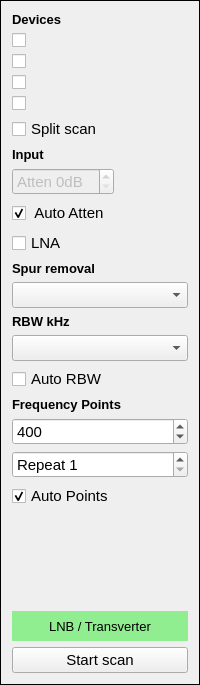
     <widget class="QFrame" name="right_frame">
      <property name="sizePolicy">
       <sizepolicy hsizetype="Fixed" vsizetype="Expanding">
        <horstretch>0</horstretch>
        <verstretch>0</verstretch>
       </sizepolicy>
      </property>
      <property name="minimumSize">
       <size>
        <width>140</width>
        <height>0</height>
       </size>
      </property>
      <property name="font">
       <font>
        <pointsize>11</pointsize>
       </font>
      </property>
      <property name="frameShape">
       <enum>QFrame::Shape::Box</enum>
      </property>
      <property name="frameShadow">
       <enum>QFrame::Shadow::Plain</enum>
      </property>
      <layout class="QVBoxLayout" name="verticalLayout">
       <item>
        <widget class="QLabel" name="label_11">
         <property name="sizePolicy">
          <sizepolicy hsizetype="Minimum" vsizetype="Preferred">
           <horstretch>0</horstretch>
           <verstretch>0</verstretch>
          </sizepolicy>
         </property>
         <property name="font">
          <font>
           <pointsize>10</pointsize>
           <bold>true</bold>
          </font>
         </property>
         <property name="text">
          <string>Devices</string>
         </property>
        </widget>
       </item>
       <item>
        <widget class="QCheckBox" name="dev0">
         <property name="sizePolicy">
          <sizepolicy hsizetype="Minimum" vsizetype="Preferred">
           <horstretch>0</horstretch>
           <verstretch>0</verstretch>
          </sizepolicy>
         </property>
         <property name="font">
          <font>
           <pointsize>11</pointsize>
          </font>
         </property>
         <property name="toolTip">
          <string>Use device</string>
         </property>
         <property name="text">
          <string/>
         </property>
         <property name="checked">
          <bool>false</bool>
         </property>
        </widget>
       </item>
       <item>
        <widget class="QCheckBox" name="dev1">
         <property name="sizePolicy">
          <sizepolicy hsizetype="Minimum" vsizetype="Preferred">
           <horstretch>0</horstretch>
           <verstretch>0</verstretch>
          </sizepolicy>
         </property>
         <property name="font">
          <font>
           <pointsize>11</pointsize>
          </font>
         </property>
         <property name="toolTip">
          <string>Use device</string>
         </property>
         <property name="text">
          <string/>
         </property>
         <property name="checked">
          <bool>false</bool>
         </property>
        </widget>
       </item>
       <item>
        <widget class="QCheckBox" name="dev2">
         <property name="sizePolicy">
          <sizepolicy hsizetype="Minimum" vsizetype="Preferred">
           <horstretch>0</horstretch>
           <verstretch>0</verstretch>
          </sizepolicy>
         </property>
         <property name="font">
          <font>
           <pointsize>11</pointsize>
          </font>
         </property>
         <property name="toolTip">
          <string>Use device</string>
         </property>
         <property name="text">
          <string/>
         </property>
         <property name="checked">
          <bool>false</bool>
         </property>
        </widget>
       </item>
       <item>
        <widget class="QCheckBox" name="dev3">
         <property name="sizePolicy">
          <sizepolicy hsizetype="Minimum" vsizetype="Preferred">
           <horstretch>0</horstretch>
           <verstretch>0</verstretch>
          </sizepolicy>
         </property>
         <property name="font">
          <font>
           <pointsize>11</pointsize>
          </font>
         </property>
         <property name="toolTip">
          <string>Use device</string>
         </property>
         <property name="text">
          <string/>
         </property>
         <property name="checked">
          <bool>false</bool>
         </property>
        </widget>
       </item>
       <item>
        <widget class="QCheckBox" name="split_scan">
         <property name="sizePolicy">
          <sizepolicy hsizetype="Minimum" vsizetype="Preferred">
           <horstretch>0</horstretch>
           <verstretch>0</verstretch>
          </sizepolicy>
         </property>
         <property name="font">
          <font>
           <pointsize>11</pointsize>
          </font>
         </property>
         <property name="toolTip">
          <string>Split scan across enabled devices</string>
         </property>
         <property name="text">
          <string>Split scan</string>
         </property>
        </widget>
       </item>
       <item>
        <widget class="QLabel" name="label_3">
         <property name="sizePolicy">
          <sizepolicy hsizetype="Minimum" vsizetype="Preferred">
           <horstretch>0</horstretch>
           <verstretch>0</verstretch>
          </sizepolicy>
         </property>
         <property name="font">
          <font>
           <pointsize>10</pointsize>
           <bold>true</bold>
          </font>
         </property>
         <property name="text">
          <string>Input</string>
         </property>
        </widget>
       </item>
       <item>
        <widget class="QSpinBox" name="atten_box">
         <property name="enabled">
          <bool>false</bool>
         </property>
         <property name="sizePolicy">
          <sizepolicy hsizetype="Fixed" vsizetype="Preferred">
           <horstretch>0</horstretch>
           <verstretch>0</verstretch>
          </sizepolicy>
         </property>
         <property name="minimumSize">
          <size>
           <width>0</width>
           <height>0</height>
          </size>
         </property>
         <property name="maximumSize">
          <size>
           <width>16777215</width>
           <height>16777215</height>
          </size>
         </property>
         <property name="font">
          <font>
           <pointsize>11</pointsize>
          </font>
         </property>
         <property name="toolTip">
          <string>Set attenuator</string>
         </property>
         <property name="readOnly">
          <bool>false</bool>
         </property>
         <property name="suffix">
          <string>dB</string>
         </property>
         <property name="prefix">
          <string>Atten </string>
         </property>
         <property name="minimum">
          <number>0</number>
         </property>
         <property name="maximum">
          <number>31</number>
         </property>
         <property name="value">
          <number>0</number>
         </property>
        </widget>
       </item>
       <item>
        <widget class="QCheckBox" name="atten_auto">
         <property name="sizePolicy">
          <sizepolicy hsizetype="Minimum" vsizetype="Preferred">
           <horstretch>0</horstretch>
           <verstretch>0</verstretch>
          </sizepolicy>
         </property>
         <property name="font">
          <font>
           <pointsize>11</pointsize>
          </font>
         </property>
         <property name="toolTip">
          <string>Enable auto attenuator</string>
         </property>
         <property name="text">
          <string> Auto Atten</string>
         </property>
         <property name="checked">
          <bool>true</bool>
         </property>
        </widget>
       </item>
       <item>
        <widget class="QCheckBox" name="lna_box">
         <property name="sizePolicy">
          <sizepolicy hsizetype="Minimum" vsizetype="Fixed">
           <horstretch>0</horstretch>
           <verstretch>0</verstretch>
          </sizepolicy>
         </property>
         <property name="font">
          <font>
           <pointsize>11</pointsize>
          </font>
         </property>
         <property name="toolTip">
          <string>Enable Low Noise Amplifier</string>
         </property>
         <property name="layoutDirection">
          <enum>Qt::LayoutDirection::LeftToRight</enum>
         </property>
         <property name="text">
          <string>LNA</string>
         </property>
        </widget>
       </item>
       <item>
        <widget class="QLabel" name="spur_label">
         <property name="sizePolicy">
          <sizepolicy hsizetype="Fixed" vsizetype="Preferred">
           <horstretch>0</horstretch>
           <verstretch>0</verstretch>
          </sizepolicy>
         </property>
         <property name="font">
          <font>
           <pointsize>10</pointsize>
           <bold>true</bold>
          </font>
         </property>
         <property name="text">
          <string>Spur removal</string>
         </property>
        </widget>
       </item>
       <item>
        <widget class="QComboBox" name="spur_box">
         <property name="sizePolicy">
          <sizepolicy hsizetype="Minimum" vsizetype="Preferred">
           <horstretch>0</horstretch>
           <verstretch>0</verstretch>
          </sizepolicy>
         </property>
         <property name="minimumSize">
          <size>
           <width>0</width>
           <height>0</height>
          </size>
         </property>
         <property name="maximumSize">
          <size>
           <width>16777215</width>
           <height>16777215</height>
          </size>
         </property>
         <property name="font">
          <font>
           <pointsize>11</pointsize>
          </font>
         </property>
         <property name="currentIndex">
          <number>-1</number>
         </property>
        </widget>
       </item>
       <item>
        <widget class="QLabel" name="label_5">
         <property name="sizePolicy">
          <sizepolicy hsizetype="Minimum" vsizetype="Preferred">
           <horstretch>0</horstretch>
           <verstretch>0</verstretch>
          </sizepolicy>
         </property>
         <property name="font">
          <font>
           <pointsize>10</pointsize>
           <bold>true</bold>
          </font>
         </property>
         <property name="text">
          <string>RBW kHz</string>
         </property>
        </widget>
       </item>
       <item>
        <widget class="QComboBox" name="rbw_box">
         <property name="enabled">
          <bool>true</bool>
         </property>
         <property name="sizePolicy">
          <sizepolicy hsizetype="Minimum" vsizetype="Preferred">
           <horstretch>0</horstretch>
           <verstretch>0</verstretch>
          </sizepolicy>
         </property>
         <property name="minimumSize">
          <size>
           <width>0</width>
           <height>0</height>
          </size>
         </property>
         <property name="maximumSize">
          <size>
           <width>16777215</width>
           <height>16777215</height>
          </size>
         </property>
         <property name="font">
          <font>
           <pointsize>11</pointsize>
          </font>
         </property>
         <property name="toolTip">
          <string>Set resolution bandwidth in kHz</string>
         </property>
         <property name="editable">
          <bool>false</bool>
         </property>
        </widget>
       </item>
       <item>
        <widget class="QCheckBox" name="rbw_auto">
         <property name="sizePolicy">
          <sizepolicy hsizetype="Minimum" vsizetype="Preferred">
           <horstretch>0</horstretch>
           <verstretch>0</verstretch>
          </sizepolicy>
         </property>
         <property name="font">
          <font>
           <pointsize>11</pointsize>
          </font>
         </property>
         <property name="toolTip">
          <string>Auto Resolution Bandwidth</string>
         </property>
         <property name="text">
          <string>Auto RBW</string>
         </property>
        </widget>
       </item>
       <item>
        <widget class="QLabel" name="label_6">
         <property name="sizePolicy">
          <sizepolicy hsizetype="Minimum" vsizetype="Preferred">
           <horstretch>0</horstretch>
           <verstretch>0</verstretch>
          </sizepolicy>
         </property>
         <property name="font">
          <font>
           <pointsize>10</pointsize>
           <bold>true</bold>
          </font>
         </property>
         <property name="text">
          <string>Frequency Points</string>
         </property>
        </widget>
       </item>
       <item>
        <widget class="QSpinBox" name="points_box">
         <property name="sizePolicy">
          <sizepolicy hsizetype="Minimum" vsizetype="Preferred">
           <horstretch>0</horstretch>
           <verstretch>0</verstretch>
          </sizepolicy>
         </property>
         <property name="minimumSize">
          <size>
           <width>0</width>
           <height>0</height>
          </size>
         </property>
         <property name="maximumSize">
          <size>
           <width>16777215</width>
           <height>16777215</height>
          </size>
         </property>
         <property name="font">
          <font>
           <pointsize>11</pointsize>
          </font>
         </property>
         <property name="toolTip">
          <string>Set the number of frequency Points to measure</string>
         </property>
         <property name="suffix">
          <string/>
         </property>
         <property name="minimum">
          <number>1</number>
         </property>
         <property name="maximum">
          <number>30000</number>
         </property>
         <property name="singleStep">
          <number>100</number>
         </property>
         <property name="stepType">
          <enum>QAbstractSpinBox::StepType::AdaptiveDecimalStepType</enum>
         </property>
         <property name="value">
          <number>400</number>
         </property>
        </widget>
       </item>
       <item>
        <widget class="QSpinBox" name="sampleRepeat">
         <property name="sizePolicy">
          <sizepolicy hsizetype="Minimum" vsizetype="Preferred">
           <horstretch>0</horstretch>
           <verstretch>0</verstretch>
          </sizepolicy>
         </property>
         <property name="minimumSize">
          <size>
           <width>0</width>
           <height>0</height>
          </size>
         </property>
         <property name="maximumSize">
          <size>
           <width>16777215</width>
           <height>16777215</height>
          </size>
         </property>
         <property name="font">
          <font>
           <pointsize>11</pointsize>
          </font>
         </property>
         <property name="toolTip">
          <string>Set the number of repeat measurements at each frequency point</string>
         </property>
         <property name="alignment">
          <set>Qt::AlignmentFlag::AlignLeading|Qt::AlignmentFlag::AlignLeft|Qt::AlignmentFlag::AlignVCenter</set>
         </property>
         <property name="suffix">
          <string/>
         </property>
         <property name="prefix">
          <string>Repeat </string>
         </property>
         <property name="minimum">
          <number>1</number>
         </property>
         <property name="maximum">
          <number>9</number>
         </property>
         <property name="stepType">
          <enum>QAbstractSpinBox::StepType::AdaptiveDecimalStepType</enum>
         </property>
        </widget>
       </item>
       <item>
        <widget class="QCheckBox" name="points_auto">
         <property name="enabled">
          <bool>true</bool>
         </property>
         <property name="sizePolicy">
          <sizepolicy hsizetype="Minimum" vsizetype="Preferred">
           <horstretch>0</horstretch>
           <verstretch>0</verstretch>
          </sizepolicy>
         </property>
         <property name="font">
          <font>
           <pointsize>11</pointsize>
          </font>
         </property>
         <property name="toolTip">
          <string>Auto points to suit RBW</string>
         </property>
         <property name="text">
          <string>Auto Points</string>
         </property>
         <property name="checked">
          <bool>true</bool>
         </property>
        </widget>
       </item>
       <item>
        <spacer name="verticalSpacer_2">
         <property name="orientation">
          <enum>Qt::Orientation::Vertical</enum>
         </property>
         <property name="sizeHint" stdset="0">
          <size>
           <width>20</width>
           <height>97</height>
          </size>
         </property>
        </spacer>
       </item>
       <item>
        <widget class="QLabel" name="mixerMode">
         <property name="sizePolicy">
          <sizepolicy hsizetype="Preferred" vsizetype="Preferred">
           <horstretch>0</horstretch>
           <verstretch>0</verstretch>
          </sizepolicy>
         </property>
         <property name="minimumSize">
          <size>
           <width>0</width>
           <height>30</height>
          </size>
         </property>
         <property name="maximumSize">
          <size>
           <width>16777215</width>
           <height>16777215</height>
          </size>
         </property>
         <property name="baseSize">
          <size>
           <width>0</width>
           <height>0</height>
          </size>
         </property>
         <property name="font">
          <font>
           <pointsize>10</pointsize>
           <italic>false</italic>
           <bold>false</bold>
          </font>
         </property>
         <property name="autoFillBackground">
          <bool>false</bool>
         </property>
         <property name="styleSheet">
          <string notr="true">background-color:lightGreen</string>
         </property>
         <property name="frameShape">
          <enum>QFrame::Shape::NoFrame</enum>
         </property>
         <property name="frameShadow">
          <enum>QFrame::Shadow::Plain</enum>
         </property>
         <property name="midLineWidth">
          <number>0</number>
         </property>
         <property name="text">
          <string>LNB / Transverter</string>
         </property>
         <property name="scaledContents">
          <bool>false</bool>
         </property>
         <property name="alignment">
          <set>Qt::AlignmentFlag::AlignCenter</set>
         </property>
        </widget>
       </item>
       <item>
        <widget class="QPushButton" name="scan_button">
         <property name="sizePolicy">
          <sizepolicy hsizetype="Preferred" vsizetype="Preferred">
           <horstretch>0</horstretch>
           <verstretch>0</verstretch>
          </sizepolicy>
         </property>
         <property name="minimumSize">
          <size>
           <width>0</width>
           <height>0</height>
          </size>
         </property>
         <property name="maximumSize">
          <size>
           <width>10000</width>
           <height>16777215</height>
          </size>
         </property>
         <property name="font">
          <font>
           <pointsize>11</pointsize>
          </font>
         </property>
         <property name="toolTip">
          <string/>
         </property>
         <property name="text">
          <string>Start scan</string>
         </property>
         <property name="iconSize">
          <size>
           <width>16</width>
           <height>16</height>
          </size>
         </property>
         <property name="checkable">
          <bool>false</bool>
         </property>
        </widget>
       </item>
      </layout>
     </widget>
